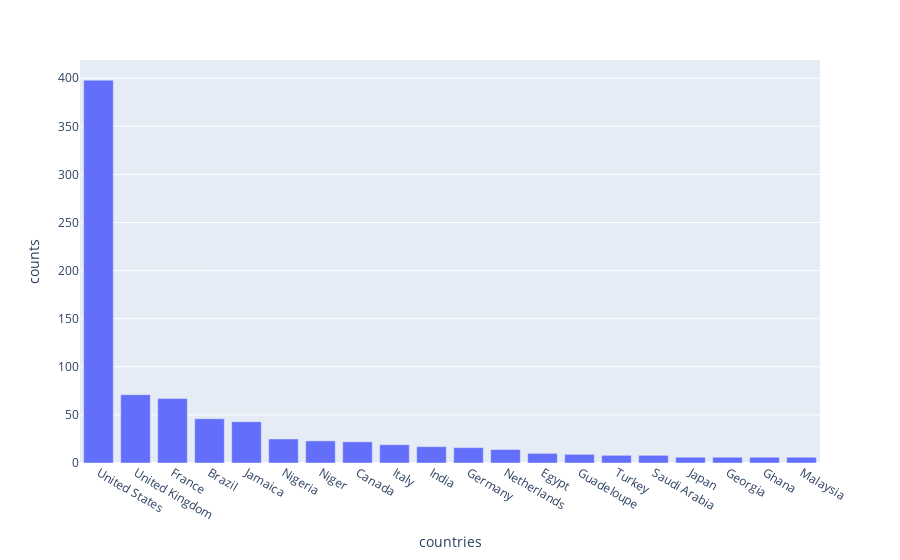

The notebook cell this image was saved under:
### Code cell
fig = px.bar(top_20_countries_df, x='countries', y='counts')
fig.show()

### Figure 1 — Plotly figure (JSON) as saved in the notebook; plotly's stock layout.template omitted (floating-point values rounded to 4 significant figures)
{"data": [{"alignmentgroup": "True", "hovertemplate": "countries=%{x}<br>counts=%{y}<extra></extra>", "legendgroup": "", "marker": {"color": "#636efa", "pattern": {"shape": ""}}, "name": "", "offsetgroup": "", "orientation": "v", "showlegend": false, "textposition": "auto", "type": "bar", "x": ["United States", "United Kingdom", "France", "Brazil", "Jamaica", "Nigeria", "Niger", "Canada", "Italy", "India", "Germany", "Netherlands", "Egypt", "Guadeloupe", "Turkey", "Saudi Arabia", "Japan", "Georgia", "Ghana", "Malaysia"], "xaxis": "x", "y": [398, 71, 67, 46, 43, 25, 23, 22, 19, 17, 16, 14, 10, 9, 8, 8, 6, 6, 6, 6], "yaxis": "y"}], "layout": {"barmode": "relative", "legend": {"tracegroupgap": 0}, "margin": {"t": 60}, "xaxis": {"anchor": "y", "domain": [0, 1], "title": {"text": "countries"}}, "yaxis": {"anchor": "x", "domain": [0, 1], "title": {"text": "counts"}}}}
